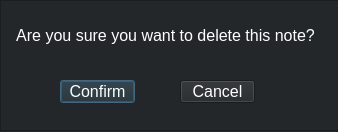
<?xml version="1.0" encoding="UTF-8"?>
<ui version="4.0">
 <class>Dialog</class>
 <widget class="QDialog" name="Dialog">
  <property name="geometry">
   <rect>
    <x>0</x>
    <y>0</y>
    <width>338</width>
    <height>132</height>
   </rect>
  </property>
  <property name="windowTitle">
   <string>Dialog</string>
  </property>
  <property name="styleSheet">
   <string notr="true">background-color: rgb(35, 39, 42);
background-color: rgb(35, 39, 42);
background-color: rgb(35, 39, 42);</string>
  </property>
  <widget class="QFrame" name="frame_n_d">
   <property name="geometry">
    <rect>
     <x>0</x>
     <y>0</y>
     <width>341</width>
     <height>131</height>
    </rect>
   </property>
   <property name="styleSheet">
    <string notr="true">background-color: rgb(35, 39, 42);
background-color: rgb(44, 47, 51);
background-color: rgb(35, 39, 42);</string>
   </property>
   <property name="frameShape">
    <enum>QFrame::StyledPanel</enum>
   </property>
   <property name="frameShadow">
    <enum>QFrame::Raised</enum>
   </property>
   <widget class="QPushButton" name="confirm_button_n_d">
    <property name="geometry">
     <rect>
      <x>60</x>
      <y>80</y>
      <width>75</width>
      <height>23</height>
     </rect>
    </property>
    <property name="font">
     <font>
      <family>Arial</family>
      <pointsize>12</pointsize>
     </font>
    </property>
    <property name="styleSheet">
     <string notr="true">color: rgb(255, 255, 255);</string>
    </property>
    <property name="text">
     <string>Confirm</string>
    </property>
   </widget>
   <widget class="QPushButton" name="cancel_button_n_d">
    <property name="geometry">
     <rect>
      <x>180</x>
      <y>80</y>
      <width>75</width>
      <height>23</height>
     </rect>
    </property>
    <property name="font">
     <font>
      <family>Arial</family>
      <pointsize>12</pointsize>
     </font>
    </property>
    <property name="styleSheet">
     <string notr="true">color: rgb(255, 255, 255);</string>
    </property>
    <property name="text">
     <string>Cancel</string>
    </property>
   </widget>
   <widget class="QLabel" name="label_n_d">
    <property name="geometry">
     <rect>
      <x>10</x>
      <y>20</y>
      <width>311</width>
      <height>31</height>
     </rect>
    </property>
    <property name="font">
     <font>
      <family>Arial</family>
      <pointsize>12</pointsize>
     </font>
    </property>
    <property name="styleSheet">
     <string notr="true">
color: rgb(255, 255, 255);</string>
    </property>
    <property name="text">
     <string>Are you sure you want to delete this note?</string>
    </property>
    <property name="alignment">
     <set>Qt::AlignCenter</set>
    </property>
   </widget>
  </widget>
 </widget>
 <resources/>
 <connections/>
</ui>
